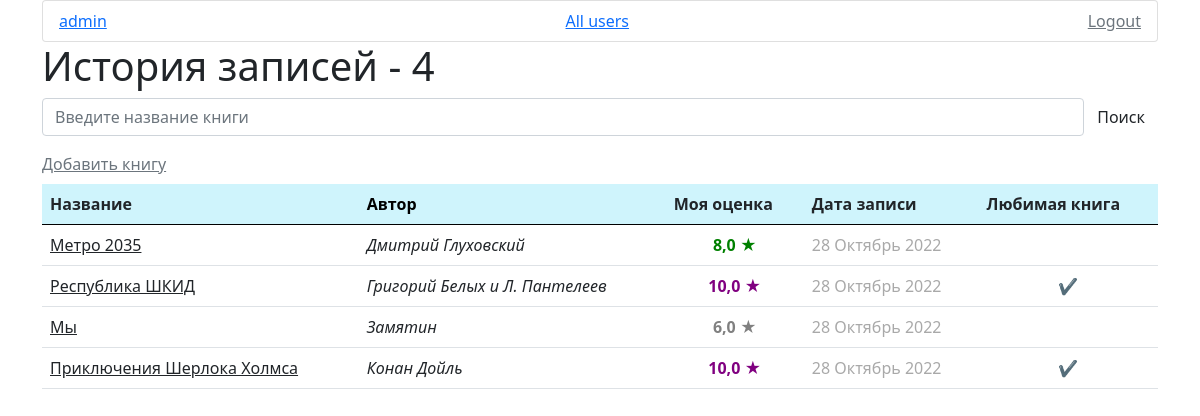
The page / (signed in) on the database its author committed.
### users/models.py (models this page shows)
class User(AbstractUser):
    pass

### book/models.py (models this page shows, shortened)
class Book(models.Model):
    user = models.ForeignKey(User, on_delete=models.CASCADE, verbose_name='Пользователь')
    title = models.CharField(max_length=255, verbose_name='Название книги')
    author = models.CharField(max_length=100, verbose_name='Автор книги')
    description = models.CharField(max_length=255, verbose_name='Описание книги', null=True, blank=True)
    category = models.CharField(max_length=50, choices=Category.choices, verbose_name='Категория', default='artistic')
    photo = models.ImageField(upload_to='photos/%Y/%m/%d/', verbose_name='Обложка', blank=True, null=True)
    review = models.TextField(blank=True, null=True, verbose_name='Рецензия')
    rating = models.FloatField(validators=[MinValueValidator(0.0), MaxValueValidator(10.0)],
                               verbose_name='Оценка')
    time_create = models.DateTimeField(auto_now_add=True, verbose_name='Время создание')
    time_update = models.DateTimeField(auto_now=True, verbose_name='Время обновления')
    favorite = models.BooleanField(default=False, verbose_name='Любимая книга')
    def get_absolute_url(self):
        return reverse('profile:book', kwargs={'book_id': self.pk})
    class Meta:
        verbose_name = 'Книга'
        verbose_name_plural = 'Книги'

### book/views.py (the view)
# urls.py: path('', BookListView.as_view(), name='profile'),
class BookListView(LoginRequiredMixin, BookMixinData, ListView):
    login_url = '/users/login/'
    def get_queryset(self):
        return Book.objects.filter(user=self.request.user).order_by('-time_create')

### book/utils.py (called while the page is built)
    def get_context_data(self, *, object_list=None, **kwargs):
        context = super().get_context_data()
        context['story'] = 'История записей -'
        context['amout_books'] = Book.objects.filter(user=self.request.user).count()
        return context

### templates/book/profile.html (shortened to what this page needs)
{% extends 'book/base.html' %}
{% block content %}
    <div><h1>{{ story }} {{ amout_books }}</h1></div>
    <form action="{% url 'profile:search' %}" method="get" class="d-flex editContent mb-3">
    <input type="search" name="search" class="form-control" placeholder="Введите название книги">
    <button class="btn" type="submit">Поиск</button>
    </form>
    <div class="mb-2"><a href="{% url 'profile:add_book' %}" class="link-secondary">Добавить книгу</a></div>
    <table class="table table-hover">
    <thead class="table-info">
        <th class="col"><a href="{% url 'profile:order_by_title' %}" style="text-decoration: none; color: #212529">Название</a></th>
        <th class="col">Автор</th>
        <th class="col"><a href="{% url 'profile:order_by_rating' %}" style="text-decoration: none; color: #212529">Моя оценка</a></th>
        <th class="col"><a href="{% url 'profile:order_by_time_create' %}" style="text-decoration: none; color: #212529">Дата записи</a></th>
        <th class="col"><a href="{% url 'profile:favorite_books' %}" style="text-decoration: none; color: #212529">Любимая книга</a></th>
    </thead>
    <tbody>
    {% for book in books %}
        <tr>
            <td><a href="{{ book.get_absolute_url }}" class="link-dark">{{ book.title }}</a></td>
            <td style="font-style: italic;">{{ book.author }}</td>
            {% if book.favorite %}
            <td class='rating' style="color: purple; font-weight: bold">{{ book.rating }}   &#9733;</td>
            {% else %}
                {% if book.rating  >= 7 %}
                <td class='rating' style="color: green; font-weight: bold">{{ book.rating }}   &#9733;</td>
                 {% else %}
                 {% if book.rating < 5 %}
                 <td class='rating' style="color: red; font-weight: bold">{{ book.rating }}   &#9733;</td>
                 {% else %}
                 <td class='rating' style="color: gray; font-weight: bold">{{ book.rating }}   &#9733;</td>
                 {% endif %}
                {% endif %}
            {% endif %}
            <td style="color: darkgray">{{ book.time_create | date:'d F Y'}}</td>
            {% if book.favorite %}
            <td class="rating">&#10004;</td>
            {% else %}
            <td></td>
            {% endif %}
        </tr>
    {% endfor %}
    </tbody>
    </table>
{% endblock %}

### templates/book/base.html (shortened to what this page needs)
{% load static %}
<!DOCTYPE html>
<html lang="en">
<head>
    <link rel="stylesheet" href="{% static 'book/css/style.css' %}">
    <link href="https://cdn.jsdelivr.net/npm/bootstrap@5.0.2/dist/css/bootstrap.min.css" rel="stylesheet">
</head>
<body class="container">
<ul class="list-group ">
    <li class="list-group-item">
        <div class="d-flex justify-content-between">
            <a href="{% url 'profile:profile' %}">{{ user }}</a>
            <a href="{% url 'all_users' %}">All users</a>
        <a href="{% url 'logout' %}" class="link-secondary">Logout</a>
        </div>
    </li>
</ul>
{% block content %}
{% endblock %}
</body>
</html>

### book/static/book/css/style.css (style rules this page uses)
.rating { text-align: center; }

### rows shown on the page
User: username "admin"
Book: title "Метро 2035", author "Дмитрий Глуховский", rating "8,0", time_create "28 Октябрь 2022", favorite False (drawn)
Book: title "Республика ШКИД", author "Григорий Белых и Л. Пантелеев", rating "10,0", time_create "28 Октябрь 2022"
Book: title "Мы", author "Замятин", rating "6,0", time_create "28 Октябрь 2022", favorite False (drawn)
Book: title "Приключения Шерлока Холмса", author "Конан Дойль", rating "10,0", time_create "28 Октябрь 2022"

### other values the page prints
{{ story }} "История записей -"
{{ amout_books }} "4"
